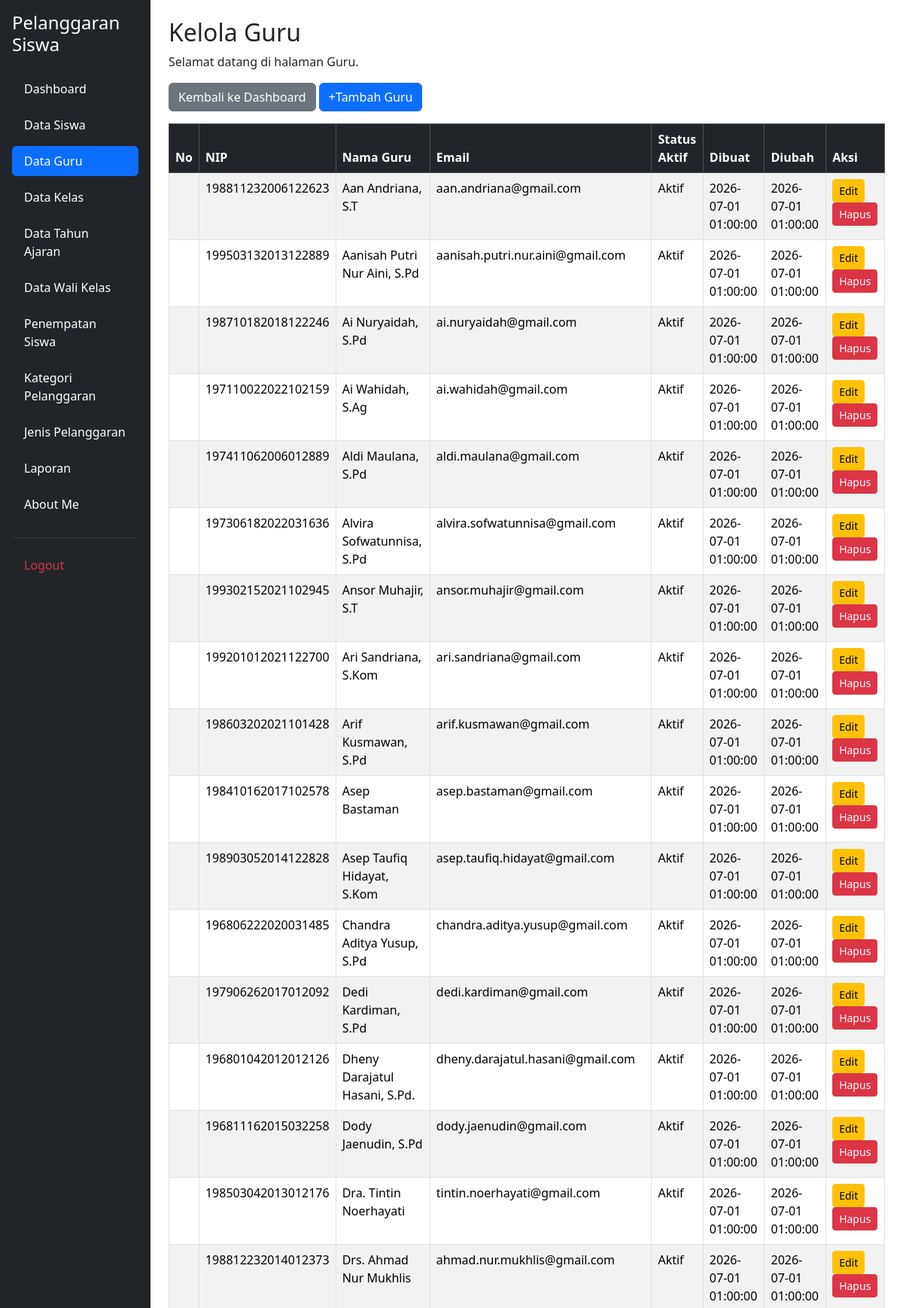
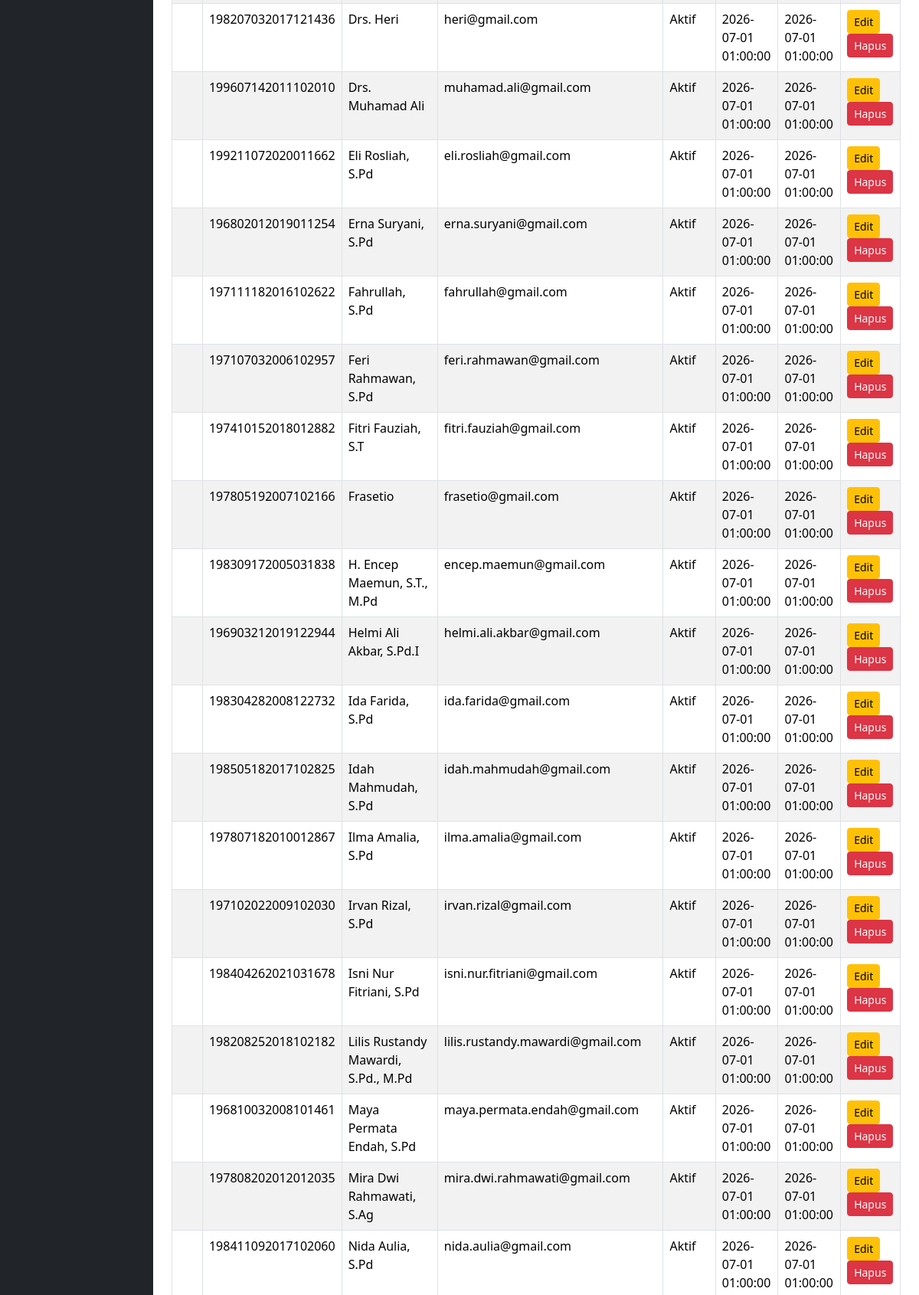
The app's page /kelola_guru.php (signed in, upper part) with its own data (2 pictures, top to bottom).
### tables this page shows
CREATE TABLE `t_guru` (
  `id` int(11) NOT NULL,
  `nip` varchar(18) NOT NULL,
  `nama` varchar(150) DEFAULT NULL,
  `email` varchar(150) NOT NULL,
  `status_aktif` tinyint(1) NOT NULL,
  `user_id` int(11) NOT NULL,
  `created_at` timestamp NOT NULL DEFAULT current_timestamp(),
  `updated_at` timestamp NOT NULL DEFAULT current_timestamp()
);

### kelola_guru.php (the view, shortened to what this page needs)
<?php
include 'config/koneksi.php';
$sql = "SELECT * FROM t_guru ORDER BY nama ASC";
$hasil = mysqli_query($koneksi, $sql);
?>
<!DOCTYPE html>
<html lang="id">
<head>
    <link href="https://cdn.jsdelivr.net/npm/bootstrap@5.3.8/dist/css/bootstrap.min.css"
          rel="stylesheet">
    <link href="https://cdn.datatables.net/2.3.4/css/dataTables.bootstrap5.min.css"
          rel="stylesheet">
</head>
<body>
<div class="container-fluid">
    <div class="row">
        <?php include 'layout/sidebar.php'; ?>
        <main class="col-md-9 col-lg-10 p-4">
            <h2>Kelola Guru</h2>
            <p>Selamat datang di halaman Guru.</p>
            <div class="mb-3">
                <a href="dashboard.php" class="btn btn-secondary">
                    Kembali ke Dashboard
                </a>
                <a href="tambah_guru.php" class="btn btn-primary">
                    +Tambah Guru
                </a>
            </div>
            <div class="table-responsive">
                <table id="tabelGuru"
                       class="table table-striped table-bordered table-hover">
                    <thead class="table-dark">
                        <tr>
                            <th>No</th>
                            <th>NIP</th>
                            <th>Nama Guru</th>
                            <th>Email</th>
                            <th>Status Aktif</th>
                            <th>Dibuat</th>
                            <th>Diubah</th>
                            <th>Aksi</th>
                        </tr>
                    </thead>
                    <tbody>
                        <?php while ($row = mysqli_fetch_assoc($hasil)) { ?>
                        <tr>
                            <td></td>
                            <td>
                                <?php echo htmlspecialchars($row['nip']); ?>
                            </td>
                            <td>
                                <?php echo htmlspecialchars($row['nama']); ?>
                            </td>
                            <td>
                                <?php echo htmlspecialchars($row['email']); ?>
                            </td>
                            <td>
                                <?php
                                echo ($row['status_aktif'] == 1)
                                    ? 'Aktif'
                                    : 'Tidak Aktif';
                                ?>
                            </td>
                            <td>
                                <?php echo htmlspecialchars($row['created_at'] ?? ''); ?>
                            </td>
                            <td>
                                <?php echo htmlspecialchars($row['updated_at'] ?? ''); ?>
                            </td>
                            <td>
                                <a href="edit_guru.php?id=<?php echo urlencode($row['id']); ?>"
                                   class="btn btn-warning btn-sm">
                                    Edit
                                </a>
                                <a href="hapus_guru.php?id=<?php echo urlencode($row['id']); ?>"
                                   class="btn btn-danger btn-sm"
                                   onclick="return confirm('Yakin ingin menghapus data guru ini?');">
                                    Hapus
                                </a>
                            </td>
                        </tr>
                        <?php } ?>
                    </tbody>
                </table>
            </div>
        </main>
    </div>
</div>
</body>
</html>

### records on screen
t_guru: nip "198811232006122623", nama "Aan Andriana, S.T", email "aan.andriana@gmail.com", status_aktif "Aktif", created_at "2026-07-01 01:00:00", updated_at "2026-07-01 01:00:00"
t_guru: nip "199503132013122889", nama "Aanisah Putri Nur Aini, S.Pd", email "aanisah.putri.nur.aini@gmail.com", status_aktif "Aktif", created_at "2026-07-01 01:00:00", updated_at "2026-07-01 01:00:00"
t_guru: nip "198710182018122246", nama "Ai Nuryaidah, S.Pd", email "ai.nuryaidah@gmail.com", status_aktif "Aktif", created_at "2026-07-01 01:00:00", updated_at "2026-07-01 01:00:00"
t_guru: nip "197110022022102159", nama "Ai Wahidah, S.Ag", email "ai.wahidah@gmail.com", status_aktif "Aktif", created_at "2026-07-01 01:00:00", updated_at "2026-07-01 01:00:00"
t_guru: nip "197411062006012889", nama "Aldi Maulana, S.Pd", email "aldi.maulana@gmail.com", status_aktif "Aktif", created_at "2026-07-01 01:00:00", updated_at "2026-07-01 01:00:00"
t_guru: nip "197306182022031636", nama "Alvira Sofwatunnisa, S.Pd", email "alvira.sofwatunnisa@gmail.com", status_aktif "Aktif", created_at "2026-07-01 01:00:00", updated_at "2026-07-01 01:00:00"
t_guru: nip "199302152021102945", nama "Ansor Muhajir, S.T", email "ansor.muhajir@gmail.com", status_aktif "Aktif", created_at "2026-07-01 01:00:00", updated_at "2026-07-01 01:00:00"
t_guru: nip "199201012021122700", nama "Ari Sandriana, S.Kom", email "ari.sandriana@gmail.com", status_aktif "Aktif", created_at "2026-07-01 01:00:00", updated_at "2026-07-01 01:00:00"
t_guru: nip "198603202021101428", nama "Arif Kusmawan, S.Pd", email "arif.kusmawan@gmail.com", status_aktif "Aktif", created_at "2026-07-01 01:00:00", updated_at "2026-07-01 01:00:00"
t_guru: nip "198410162017102578", nama "Asep Bastaman", email "asep.bastaman@gmail.com", status_aktif "Aktif", created_at "2026-07-01 01:00:00", updated_at "2026-07-01 01:00:00"
t_guru: nip "198903052014122828", nama "Asep Taufiq Hidayat, S.Kom", email "asep.taufiq.hidayat@gmail.com", status_aktif "Aktif", created_at "2026-07-01 01:00:00", updated_at "2026-07-01 01:00:00"
t_guru: nip "196806222020031485", nama "Chandra Aditya Yusup, S.Pd", email "chandra.aditya.yusup@gmail.com", status_aktif "Aktif", created_at "2026-07-01 01:00:00", updated_at "2026-07-01 01:00:00"
t_guru: nip "197906262017012092", nama "Dedi Kardiman, S.Pd", email "dedi.kardiman@gmail.com", status_aktif "Aktif", created_at "2026-07-01 01:00:00", updated_at "2026-07-01 01:00:00"
t_guru: nip "196801042012012126", nama "Dheny Darajatul Hasani, S.Pd.", email "dheny.darajatul.hasani@gmail.com", status_aktif "Aktif", created_at "2026-07-01 01:00:00", updated_at "2026-07-01 01:00:00"
t_guru: nip "196811162015032258", nama "Dody Jaenudin, S.Pd", email "dody.jaenudin@gmail.com", status_aktif "Aktif", created_at "2026-07-01 01:00:00", updated_at "2026-07-01 01:00:00"
t_guru: nip "198503042013012176", nama "Dra. Tintin Noerhayati", email "tintin.noerhayati@gmail.com", status_aktif "Aktif", created_at "2026-07-01 01:00:00", updated_at "2026-07-01 01:00:00"
t_guru: nip "198812232014012373", nama "Drs. Ahmad Nur Mukhlis", email "ahmad.nur.mukhlis@gmail.com", status_aktif "Aktif", created_at "2026-07-01 01:00:00", updated_at "2026-07-01 01:00:00"
t_guru: nip "198207032017121436", nama "Drs. Heri", email "heri@gmail.com", status_aktif "Aktif", created_at "2026-07-01 01:00:00", updated_at "2026-07-01 01:00:00"
t_guru: nip "199607142011102010", nama "Drs. Muhamad Ali", email "muhamad.ali@gmail.com", status_aktif "Aktif", created_at "2026-07-01 01:00:00", updated_at "2026-07-01 01:00:00"
t_guru: nip "199211072020011662", nama "Eli Rosliah, S.Pd", email "eli.rosliah@gmail.com", status_aktif "Aktif", created_at "2026-07-01 01:00:00", updated_at "2026-07-01 01:00:00"
t_guru: nip "196802012019011254", nama "Erna Suryani, S.Pd", email "erna.suryani@gmail.com", status_aktif "Aktif", created_at "2026-07-01 01:00:00", updated_at "2026-07-01 01:00:00"
t_guru: nip "197111182016102622", nama "Fahrullah, S.Pd", email "fahrullah@gmail.com", status_aktif "Aktif", created_at "2026-07-01 01:00:00", updated_at "2026-07-01 01:00:00"
t_guru: nip "197107032006102957", nama "Feri Rahmawan, S.Pd", email "feri.rahmawan@gmail.com", status_aktif "Aktif", created_at "2026-07-01 01:00:00", updated_at "2026-07-01 01:00:00"
t_guru: nip "197410152018012882", nama "Fitri Fauziah, S.T", email "fitri.fauziah@gmail.com", status_aktif "Aktif", created_at "2026-07-01 01:00:00", updated_at "2026-07-01 01:00:00"
t_guru: nip "197805192007102166", nama "Frasetio", email "frasetio@gmail.com", status_aktif "Aktif", created_at "2026-07-01 01:00:00", updated_at "2026-07-01 01:00:00"
t_guru: nip "198309172005031838", nama "H. Encep Maemun, S.T., M.Pd", email "encep.maemun@gmail.com", status_aktif "Aktif", created_at "2026-07-01 01:00:00", updated_at "2026-07-01 01:00:00"
t_guru: nip "196903212019122944", nama "Helmi Ali Akbar, S.Pd.I", email "helmi.ali.akbar@gmail.com", status_aktif "Aktif", created_at "2026-07-01 01:00:00", updated_at "2026-07-01 01:00:00"
t_guru: nip "198304282008122732", nama "Ida Farida, S.Pd", email "ida.farida@gmail.com", status_aktif "Aktif", created_at "2026-07-01 01:00:00", updated_at "2026-07-01 01:00:00"
t_guru: nip "198505182017102825", nama "Idah Mahmudah, S.Pd", email "idah.mahmudah@gmail.com", status_aktif "Aktif", created_at "2026-07-01 01:00:00", updated_at "2026-07-01 01:00:00"
t_guru: nip "197807182010012867", nama "Ilma Amalia, S.Pd", email "ilma.amalia@gmail.com", status_aktif "Aktif", created_at "2026-07-01 01:00:00", updated_at "2026-07-01 01:00:00"
t_guru: nip "197102022009102030", nama "Irvan Rizal, S.Pd", email "irvan.rizal@gmail.com", status_aktif "Aktif", created_at "2026-07-01 01:00:00", updated_at "2026-07-01 01:00:00"
t_guru: nip "198404262021031678", nama "Isni Nur Fitriani, S.Pd", email "isni.nur.fitriani@gmail.com", status_aktif "Aktif", created_at "2026-07-01 01:00:00", updated_at "2026-07-01 01:00:00"
t_guru: nip "198208252018102182", nama "Lilis Rustandy Mawardi, S.Pd., M.Pd", email "lilis.rustandy.mawardi@gmail.com", status_aktif "Aktif", created_at "2026-07-01 01:00:00", updated_at "2026-07-01 01:00:00"
t_guru: nip "196810032008101461", nama "Maya Permata Endah, S.Pd", email "maya.permata.endah@gmail.com", status_aktif "Aktif", created_at "2026-07-01 01:00:00", updated_at "2026-07-01 01:00:00"
t_guru: nip "197808202012012035", nama "Mira Dwi Rahmawati, S.Ag", email "mira.dwi.rahmawati@gmail.com", status_aktif "Aktif", created_at "2026-07-01 01:00:00", updated_at "2026-07-01 01:00:00"
t_guru: nip "198411092017102060", nama "Nida Aulia, S.Pd", email "nida.aulia@gmail.com", status_aktif "Aktif", created_at "2026-07-01 01:00:00", updated_at "2026-07-01 01:00:00"
